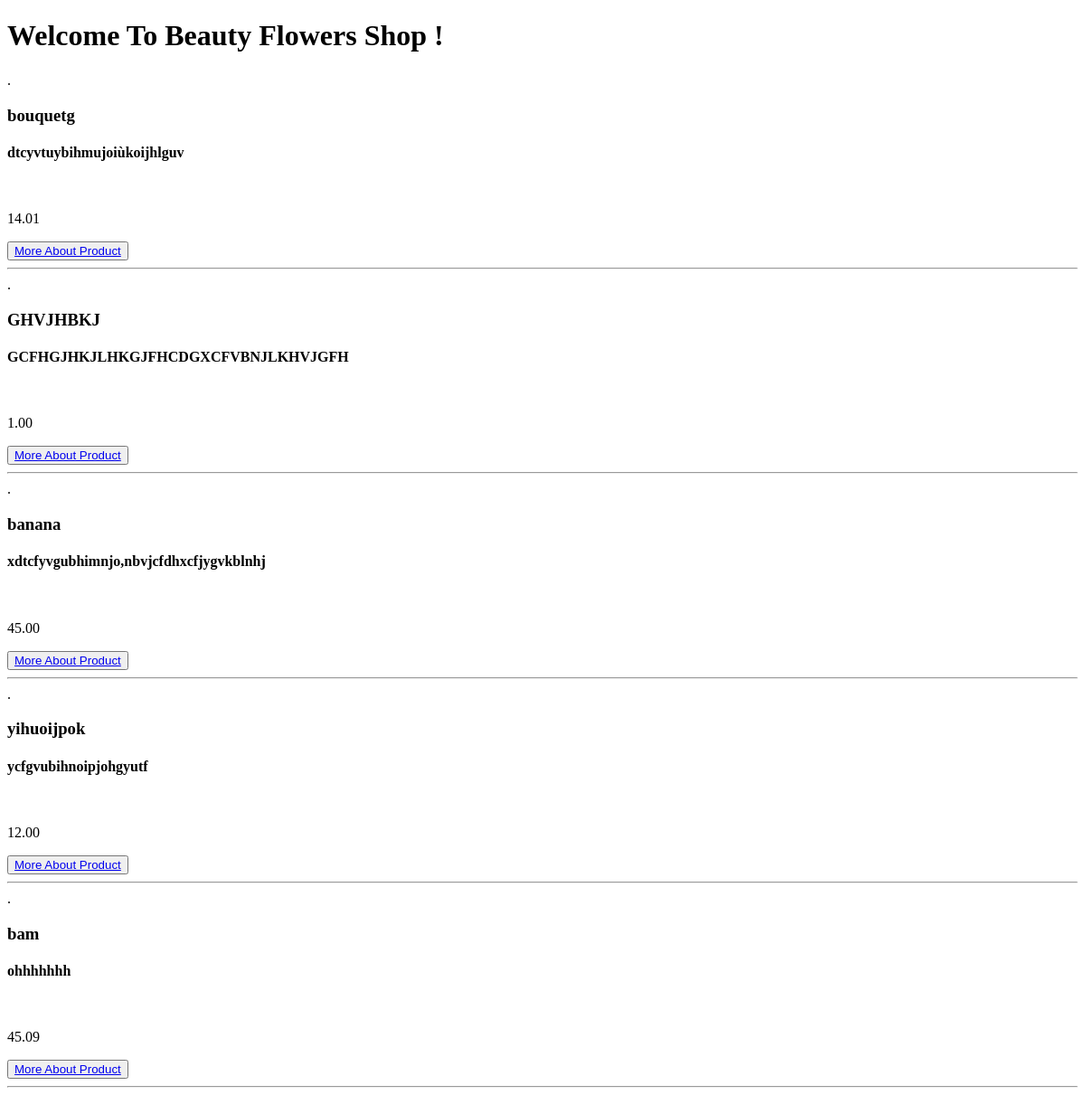
Before: / with the older database file.
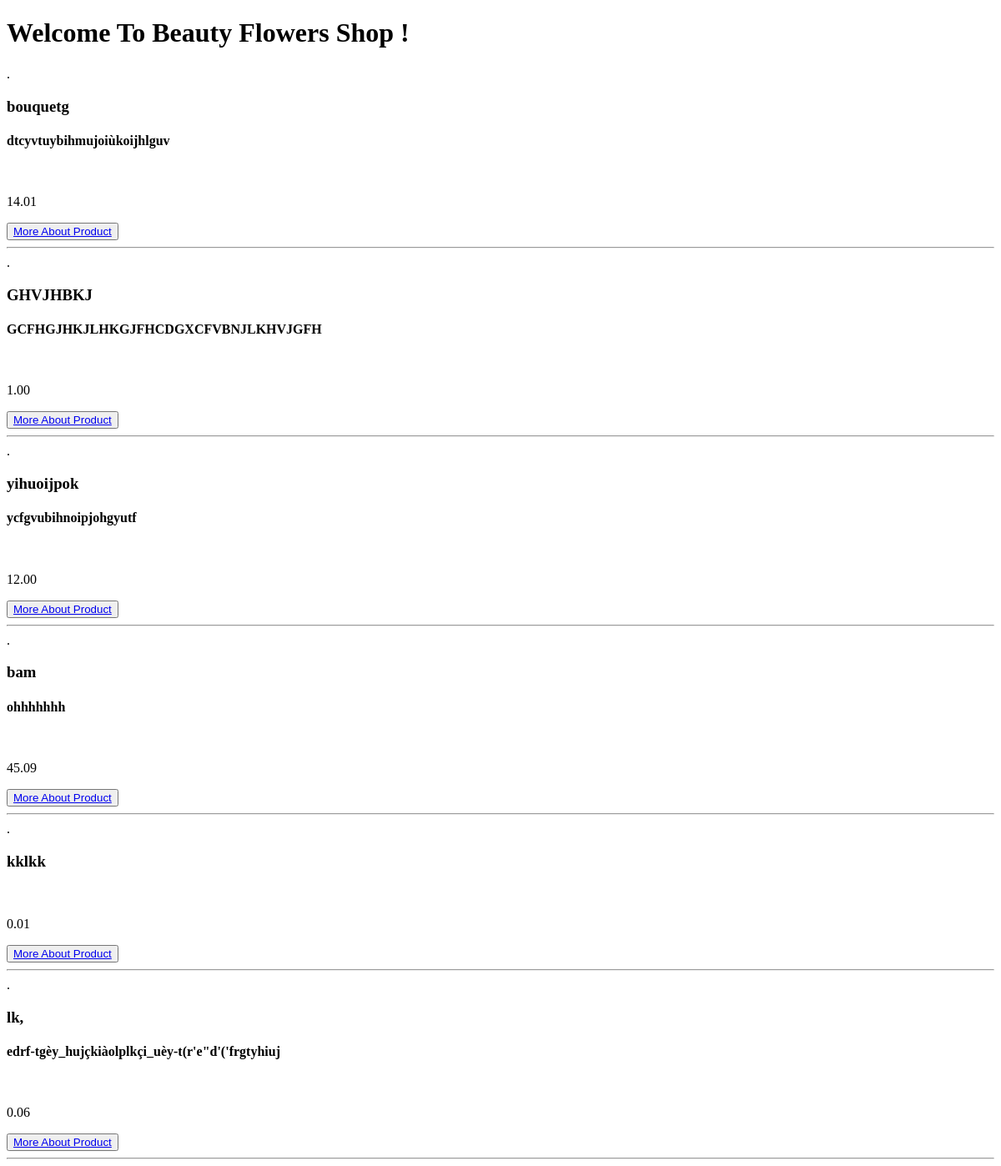
After: the same page with the newer database file.
### beautyflowers/models.py (models this page shows, shortened)
class Product(models.Model):
    name = models.CharField(max_length=220)
    slug = models.SlugField(max_length=255, unique=True, blank=True)
    price = models.DecimalField(max_digits=4, decimal_places=2)
    description = models.TextField(blank=True)
    image = models.ImageField(null=True, blank=True, upload_to = "beautyflowers/static/img/")
    alt = models.CharField(max_length=50, null=True, blank=True)
    quantity = models.IntegerField()
    last_modified = models.DateTimeField(auto_now_add = True)
    created_on = models.DateField(blank=True, null=True)
    class Meta:
        ordering = ['-created_on']

### beautyflowers/views.py (the view)
# urls.py: path('', views.list_of_products, name='list_of_products'),
def list_of_products(request):
    context ={}
    context["dataset"] = Product.objects.all()
    return render(request, "beautyflowers/shop.html", context)

### beautyflowers/templates/beautyflowers/shop.html (shortened to what this page needs)
<!DOCTYPE html>
<html lang="en">
<head>
</head>
<body>
    <h1>Welcome To Beauty Flowers Shop !</h1>
    <div class="main">
        {% for data in dataset %}.
        <div class="product">
            <h3>{{ data.name }}</h3>
            <h4>{{ data.description }}</h4><br />
            <p>{{ data.price }}</p>
            <button><a href="/{{data.id}}">More About Product</a></button>
        </div>
        <hr />
        {% endfor %}
    </div>
</body>
</html>

Changed rows visible on the page:
removed Product: name "banana", description "xdtcfyvgubhimnjo,nbvjcfdhxcfjygvkblnhj", price "45.00"
added Product: name "kklkk", price "0.01"
added Product: name "lk,", description "edrf-tgèy_hujçkiàolplkçi_uèy-t(r'e\"d'('frgtyhiuj", price "0.06"
